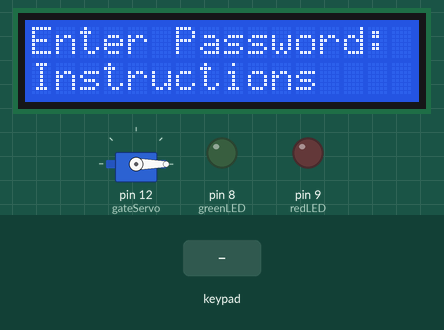
Bench run of a sketch on a simulated Arduino Uno, built with avr-gcc and run on an emulated ATmega328P. Shown: 16×2 character LCD, servo, output pins drawn as LEDs (lit = HIGH). The test bench sets the inputs (shaded band).

Above: at 1.3 s.
1.4 s: keypad keys 6 7 1 0 1 1 D pressed 0.4 s apart
At 5.1 s:
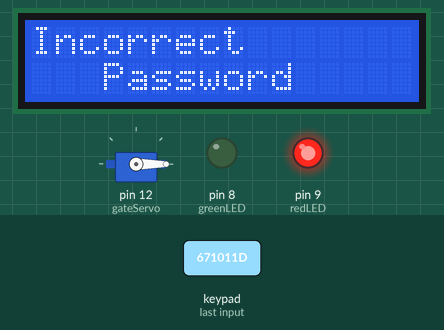
5.7 s: keypad keys 7 8 2 0 8 D pressed 0.4 s apart
At 8.4 s:
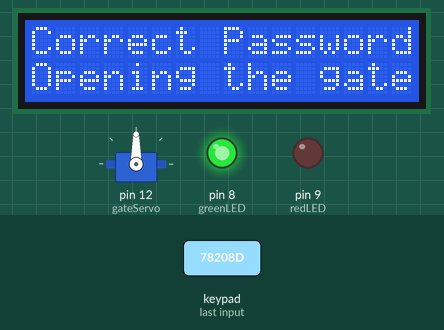
9.6 s: key '*' pressed
12.6 s: key '#' pressed
At 13.9 s:
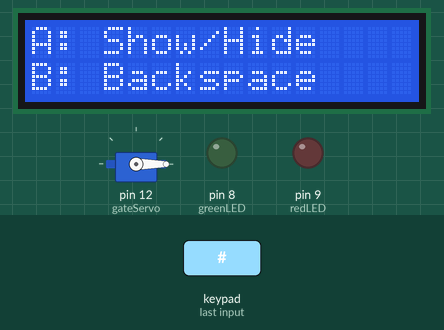
15.6 s: keypad keys 6 7 1 0 1 1 pressed 0.4 s apart
At 20.7 s:
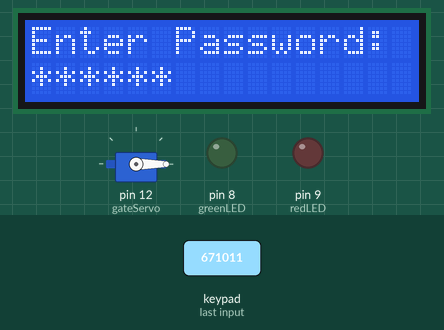
21.0 s: keypad keys 6 7 1 0 1 1 # pressed 0.4 s apart
At 27.6 s:
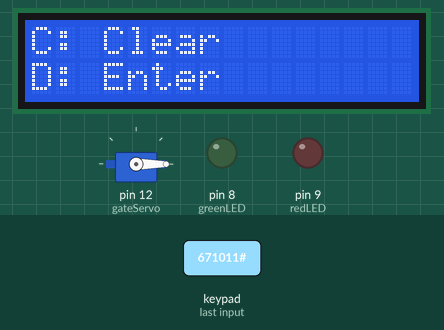
Timing chart, 0 to 27.9 s (numbered marks = the images above; inputs shaded):
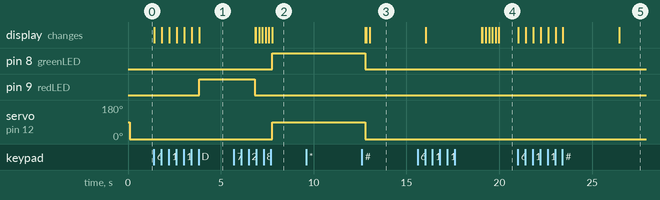

Measured:
- after the input at 1.4 s, pin 9 (redLED): LOW → HIGH after 2.4 s; the display: first changes at once (image 1 shows a later state)
- after the input at 5.7 s, pin 8 (greenLED): LOW → HIGH after 2.1 s; servo on pin 12 (gateServo): 0° → 90° after 2.1 s; the display: first differs from a run without the input after 1.2 s (image 2 shows a later state)
- after the input at 9.6 s, every drawn part: stays the same
- after the input at 12.6 s, the display: first differs from a run without the input after 0.41 s (image 3)
- after the input at 15.6 s, the display: first differs from a run without the input after 3.5 s (image 4 shows a later state)
- after the input at 21.0 s, the display: first changes at once (image 5 shows a later state)

The sketch:

Keypad_Door_Lock.ino
```cpp
/*
🔧 Hardware Wiring:

🖥 LCD (I2C):
-------------
- VCC  -> 5V
- GND  -> GND
- SDA  -> A4 (on Uno) or GPIO21 (on ESP32)
- SCL  -> A5 (on Uno) or GPIO22 (on ESP32)

⌨️ Keypad (4x4):
----------------
- Row Pins (R1–R4): 2, 3, 4, 5
- Column Pins (C1–C4): 6, 7, 10, 11

⚙️ Servo Motor:
---------------
- Signal -> Pin 12
- VCC -> External 5V (⚠️ not from Arduino 5V pin if high torque)
- GND -> Common ground with Arduino

🔴🔵 LEDs:
----------
- Green LED -> Pin 8 (access granted)
- Red LED   -> Pin 9 (access denied)
- Buzzer    -> Pin 9 (access denied)

📌 Notes:
- Use external power if servo causes brownout.
- Pull-up resistors on keypad optional but improve signal reliability.
*/


#include <Keypad.h>
#include <Wire.h>
#include <LiquidCrystal_I2C.h>
#include <Servo.h>

// Define LCD with I2C address
LiquidCrystal_I2C lcd(0x27, 16, 2);

// Define servo motor
Servo gateServo;

// Define LEDs
const int greenLED = 8;
const int redLED = 9;

// Define keypad
const byte ROWS = 4;  // Four rows
const byte COLS = 4;  // Four columns
char keys[ROWS][COLS] = {
  {'1', '2', '3', 'A'},
  {'4', '5', '6', 'B'},
  {'7', '8', '9', 'C'},
  {'*', '0', '#', 'D'}
};
byte rowPins[ROWS] = {2, 3, 4, 5};  // Connect to the row pinouts of the keypad
byte colPins[COLS] = {6, 7, 10, 11}; // Connect to the column pinouts of the keypad
Keypad keypad = Keypad(makeKeymap(keys), rowPins, colPins, ROWS, COLS);

// Define password
String password = "78208";
String enteredPassword = "";
bool showPassword = false;

void setup() {
  lcd.begin();   // Initialize LCD
  lcd.backlight();    // Turn on the backlight
  gateServo.attach(12);  // Servo connected to pin 12
  pinMode(greenLED, OUTPUT);
  pinMode(redLED, OUTPUT);

  lcd.setCursor(0, 0);
  lcd.print("Enter Password:");
  lcd.setCursor(0, 1);
  lcd.print("Click # for");
  lcd.setCursor(0, 12);
  lcd.print("Instructions");
  gateServo.write(0);  // Initial gate position (closed)
  digitalWrite(greenLED, LOW);
  digitalWrite(redLED, LOW);
}

void loop() {
  char key = keypad.getKey();

  if (key) {
    if (key == '#') {
      displayInstructions();
    } else if (key == '*') {
      lcd.clear();
      lcd.setCursor(0, 0);
      lcd.print("Click # for");
      lcd.setCursor(0, 12);
      lcd.print("Instructions");
    } else if (key == 'A') {
      showPassword = !showPassword;
      displayPassword();
    } else if (key == 'B') {
      if (enteredPassword.length() > 0) {
        enteredPassword.remove(enteredPassword.length() - 1);
        displayPassword();
      }
    } else if (key == 'C') {
      enteredPassword = "";
      lcd.clear();
      lcd.setCursor(0, 0);
      lcd.print("Enter Password:");
    } else if (key == 'D') {
      checkPassword();
    } else {
      enteredPassword += key;
      displayPassword();
    }
  }
}

void displayPassword() {
  lcd.setCursor(0, 0);
  lcd.print("Enter Password:");
  lcd.setCursor(0, 1);
  if (showPassword) {
    lcd.print(enteredPassword);  // Show the password in numbers
  } else {
    for (int i = 0; i < enteredPassword.length(); i++) {
      lcd.print('*');  // Display the password as stars
    }
  }
}

void checkPassword() {
  if (enteredPassword == password) {
    correctPassword();
  } else {
    incorrectPassword();
  }
  enteredPassword = "";  // Reset password after checking
}

void correctPassword() {
  lcd.clear();
  lcd.setCursor(0, 0);
  lcd.print("Correct Password");
  lcd.setCursor(0, 1);
  lcd.print("Opening the gate");
  digitalWrite(greenLED, HIGH);
  digitalWrite(redLED, LOW);

  gateServo.write(90);  // Open the gate
  delay(5000);          // Keep the gate open for 5 seconds
  gateServo.write(0);   // Close the gate
  digitalWrite(greenLED, LOW);

  lcd.clear();
  lcd.setCursor(0, 0);
  lcd.print("Enter Password:");
}

void incorrectPassword() {
  lcd.clear();
  lcd.setCursor(0, 0);
  lcd.print("Incorrect");
  lcd.setCursor(0, 1);
  lcd.print("   Password");
  digitalWrite(redLED, HIGH);
  digitalWrite(greenLED, LOW);

  delay(3000);  // Delay to show message
  digitalWrite(redLED, LOW);

  lcd.clear();
  lcd.setCursor(0, 0);
  lcd.print("Enter Password:");
}

void displayInstructions() {
  lcd.clear();
  lcd.setCursor(0, 0);
  lcd.print("A: Show/Hide");
  lcd.setCursor(0, 1);
  lcd.print("B: Backspace");
  delay(3000);

  lcd.clear();
  lcd.setCursor(0, 0);
  lcd.print("C: Clear");
  lcd.setCursor(0, 1);
  lcd.print("D: Enter");
  delay(3000);

  lcd.clear();
  lcd.setCursor(0, 0);
  lcd.print("Enter Password:");
}
```
